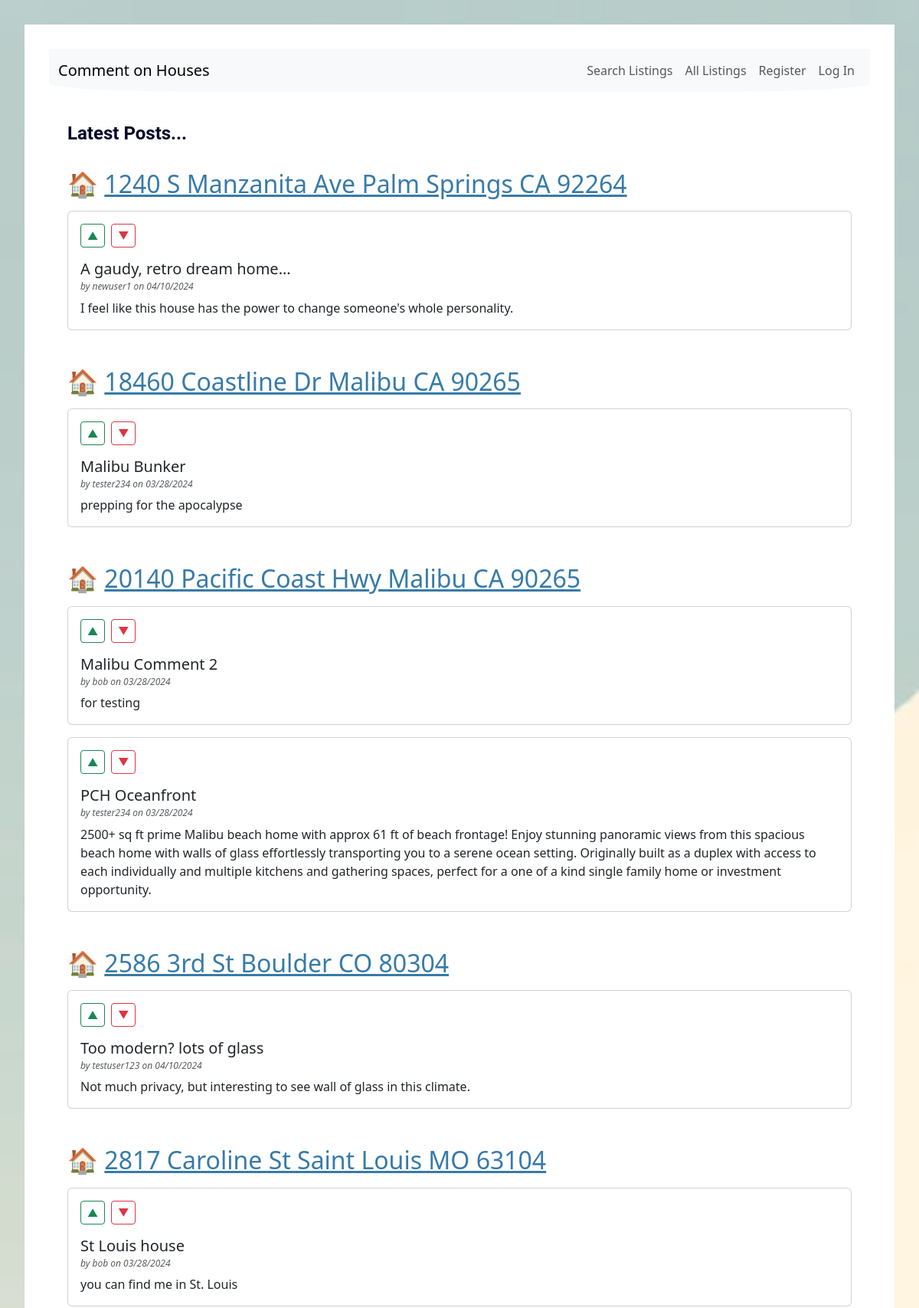
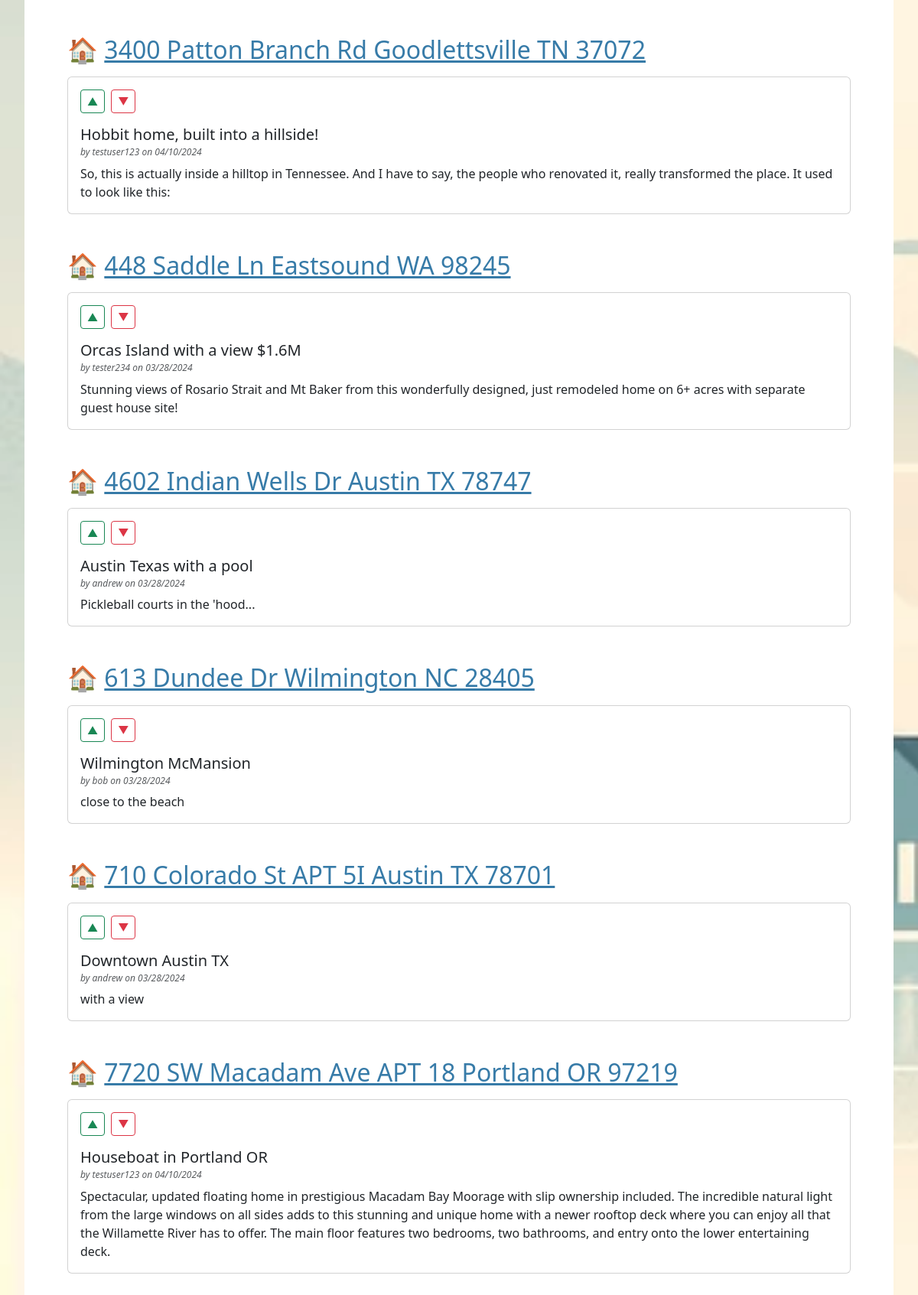
The page / (upper part) on the database its author committed (2 pictures, top to bottom).
### tables this page shows
CREATE TABLE post (
  id INTEGER PRIMARY KEY AUTOINCREMENT,
  author_id INTEGER NOT NULL,
  created TIMESTAMP NOT NULL DEFAULT CURRENT_TIMESTAMP,
  title TEXT NOT NULL,
  body TEXT NOT NULL,
  listing TEXT,
  state TEXT,
  FOREIGN KEY (author_id) REFERENCES user (id)
);

CREATE TABLE user (
  id INTEGER PRIMARY KEY AUTOINCREMENT,
  username TEXT UNIQUE NOT NULL,
  password TEXT NOT NULL
);

### flaskr/blog.py (the view)
@bp.route('/')
def index():
    db = get_db()
    posts = db.execute(
        'SELECT p.id, title, body, created, author_id, username, listing'
        ' FROM post p JOIN user u ON p.author_id = u.id'
        ' ORDER BY listing, created DESC'
    ).fetchall()
    posts = [dict(post) for post in posts]
    for post in posts:
        if post['listing']:
            parsed_address, state = parse_address_from_listing(post['listing'])
            post['parsed_address'] = parsed_address
            post['state'] = state
    grouped_posts = {k: list(v) for k, v in groupby (posts, key=itemgetter('listing'))}
    return render_template('blog/index.html', grouped_posts=grouped_posts)

### flaskr/auth.py (called while the page is built)
@bp.before_app_request
def load_logged_in_user():
    user_id = session.get('user_id')
    if user_id is None:
        g.user = None
    else:
        g.user = get_db().execute(
            'SELECT * FROM user WHERE id = ?', (user_id,)
        ).fetchone()

### flaskr/blog.py (called while the page is built)
def parse_address_from_listing(listing_url):
    house_emoji = '\U0001F3E0'
    parts = listing_url.split('/')
    address_part = parts[4]
    address = address_part.replace('-', ' ')
    state = address[-8:-6]
    formatted_address = f"{house_emoji} <a href='{listing_url}' target='_blank'>{address}</a>"
    return formatted_address, state

### flaskr/db.py (called while the page is built)
def get_db():
    if 'db' not in g:
        g.db = sqlite3.connect(
            current_app.config['DATABASE'],
            detect_types=sqlite3.PARSE_DECLTYPES
        )
        g.db.row_factory = sqlite3.Row
    return g.db

### flaskr/templates/blog/index.html (shortened to what this page needs)
{% extends 'base.html' %}
{% block header %}
<div class="container mt-4">
  <div class="d-flex justify-content-between align-items-center">
    <h1 class="fw-bold">{% block title %}Latest Posts...{% endblock %}</h1>
  </div>
</div>
{% endblock %}
{% block content %}
<div class="container mt-3">
  {% for listing, posts in grouped_posts.items() %}
    <section class="mb-5">
      <h2 class="mb-3">{{ posts[0].parsed_address|safe }}</h2>
      {% for post in posts %}
        <div class="card mb-3">
          <div class="card-body">
            <div class="d-flex align-items-center mb-3">
              <form action="{{ url_for('blog.vote') }}" method="post" class="me-2">
                <button type="submit" name="vote_type" value="1" class="btn btn-outline-success btn-sm">&#x25B2; </button>
              </form>
              <form action="{{ url_for('blog.vote') }}" method="post" class="me-2">
                <button type="submit" name="vote_type" value="-1" class="btn btn-outline-danger btn-sm">&#x25BC; </button>
              </form>
            </div>
            <h3 class="card-title smaller-size">{{ post['title'] }}</h3>
            <h6 class="card-subtitle mb-2 text-muted h6-reduce">
              <em>by {{ post['username'] }} on {{ post['created'].strftime('%m/%d/%Y') }}</em>
            </h6>
            <p class="card-text">{{ post['body'] }}</p>
          </div>
        </div>
      {% endfor %}
    </section>
  {% endfor %}
</div>
{% endblock %}

### flaskr/templates/base.html (shortened to what this page needs)
<!doctype html>
<html lang="en">
<head>
    <link href="https://cdn.jsdelivr.net/npm/bootstrap@5.3.2/dist/css/bootstrap.min.css" rel="stylesheet">
    <link rel="stylesheet" href="{{ url_for('static', filename='style.css') }}">
</head>
<body>
    <nav class="navbar navbar-expand-lg navbar-light bg-light">
      <div class="container">
          <a class="navbar-brand" href="#">Comment on Houses</a>
          <div class="collapse navbar-collapse" id="navbarNav">
              <ul class="navbar-nav ms-auto">
                <li class="nav-item"><a class="nav-link" href="{{ url_for('blog.search') }}">Search Listings</a></li>
                <li class="nav-item"><a class="nav-link" href="{{ url_for('blog.index') }}">All Listings</a></li>
                {% if g.user %}
                    <li class="nav-item"><a class="nav-link" href="{{ url_for('auth.logout') }}">Log Out</a></li>
                {% else %}
                    <li class="nav-item"><a class="nav-link" href="{{ url_for('auth.register') }}">Register</a></li>
                    <li class="nav-item"><a class="nav-link" href="{{ url_for('auth.login') }}">Log In</a></li>
                {% endif %}
              </ul>
          </div>
      </div>
    </nav>
    <main class="container mt-4">
        <header>
            {% block header %}{% endblock %}
        </header>
        {% block content %}{% endblock %}
    </main>
</body>
</html>

### flaskr/static/style.css (style rules this page uses)
html { font-family: "Roboto"; background-image: url("bkgrnd2.png"); background-size: cover; background-repeat: no-repeat; background-attachment: fixed; padding: 2rem; }
body { max-width: max-content; margin: 0 auto; background: white; padding: 2rem; }
h1 { font-family: 'Roboto'; color: #010329; font-size: 1.5rem; margin: 1rem 0; align-self: center; font-weight: bold; }
h2 { font: 'Roboto'; font-size: 2rem; }
.smaller-size { font-size: 1.25rem; }
.h6-reduce { font-size: .75rem; }
a { color: #377ba8; }
nav { background: lightgray; display: flex; align-items: center; padding: 0 0.5rem; border-radius:0% 0% 20% 20%; }
nav ul { display: flex; list-style: none; margin: 0; padding: 0; }
nav ul li a, nav ul li span, header .action { display: block; padding: 0.5rem; }

### rows shown on the page
post: posts "🏠 1240 S Manzanita Ave Palm Springs CA 92264", title "A gaudy, retro dream home...", username "newuser1", created "04/10/2024", body "I feel like this house has the power to change someone's whole personality."
post: posts "🏠 18460 Coastline Dr Malibu CA 90265", title "Malibu Bunker", username "tester234", created "03/28/2024", body "prepping for the apocalypse"
post: posts "🏠 20140 Pacific Coast Hwy Malibu CA 90265", title "Malibu Comment 2", username "bob", created "03/28/2024", body "for testing"
post: title "PCH Oceanfront", username "tester234", created "03/28/2024", body "2500+ sq ft prime Malibu beach home with approx 61 ft of beach frontage! Enjoy stunning panoramic views from this spacious beach home with walls of glass effortlessly transporting you to a serene ocean setting. Originally built as a duplex with access to each individually and multiple kitchens and gathering spaces, perfect for a one of a kind single family home or investment opportunity."
post: posts "🏠 2586 3rd St Boulder CO 80304", title "Too modern? lots of glass", username "testuser123", created "04/10/2024", body "Not much privacy, but interesting to see wall of glass in this climate."
post: posts "🏠 2817 Caroline St Saint Louis MO 63104", title "St Louis house", username "bob", created "03/28/2024", body "you can find me in St. Louis"
post: posts "🏠 3400 Patton Branch Rd Goodlettsville TN 37072", title "Hobbit home, built into a hillside!", username "testuser123", created "04/10/2024", body "So, this is actually inside a hilltop in Tennessee. And I have to say, the people who renovated it, really transformed the place. It used to look like this:"
post: posts "🏠 448 Saddle Ln Eastsound WA 98245", title "Orcas Island with a view $1.6M", username "tester234", created "03/28/2024", body "Stunning views of Rosario Strait and Mt Baker from this wonderfully designed, just remodeled home on 6+ acres with separate guest house site!"
post: posts "🏠 4602 Indian Wells Dr Austin TX 78747", title "Austin Texas with a pool", username "andrew", created "03/28/2024", body "Pickleball courts in the 'hood..."
post: posts "🏠 613 Dundee Dr Wilmington NC 28405", title "Wilmington McMansion", username "bob", created "03/28/2024", body "close to the beach"
post: posts "🏠 710 Colorado St APT 5I Austin TX 78701", title "Downtown Austin TX", username "andrew", created "03/28/2024", body "with a view"
post: posts "🏠 7720 SW Macadam Ave APT 18 Portland OR 97219", title "Houseboat in Portland OR", username "testuser123", created "04/10/2024", body "Spectacular, updated floating home in prestigious Macadam Bay Moorage with slip ownership included. The incredible natural light from the large windows on all sides adds to this stunning and unique home with a newer rooftop deck where you can enjoy all that the Willamette River has to offer. The main floor features two bedrooms, two bathrooms, and entry onto the lower entertaining deck."
